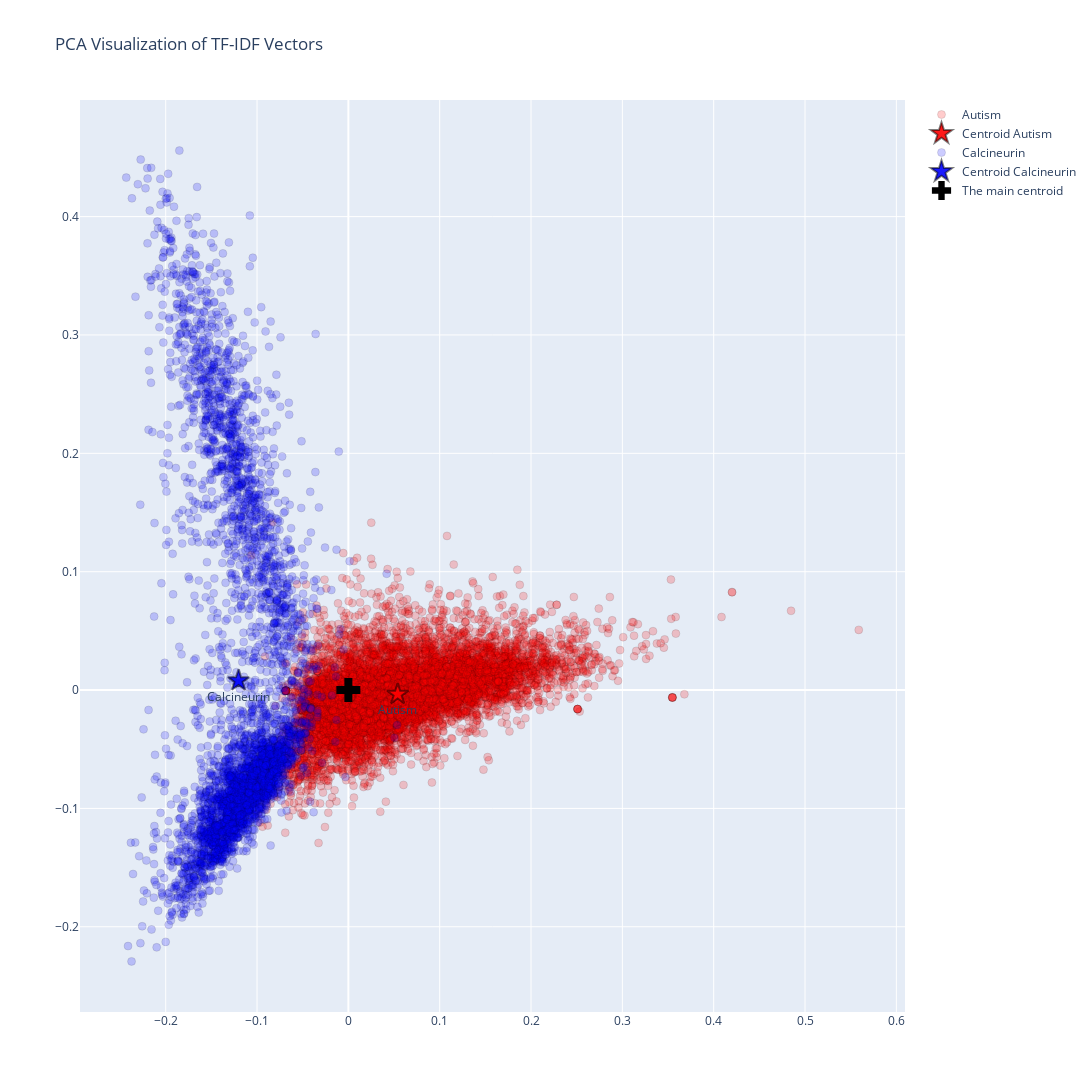

Notebook code for this chart:
### Code cell
visualize_tfidf_pca_interactive_3(ids_list, domains_list, tfidf_matrix, transpose = False, color_schema = 11)
#LBD_06_visualization.visualize_tfidf_pca_interactive(ids_list, domains_list, tfidf_matrix, transpose = False)

### Figure 1 — Plotly figure (JSON) as saved in the notebook; plotly's stock layout.template omitted (floating-point values rounded to 4 significant figures; data arrays with more than 128 entries replaced by an {"elided": "..."} marker saying what was removed)
{"data": [{"hovertext": {"elided": "9403 str values"}, "marker": {"color": "rgba(255, 0, 0, 0.2)", "line": {"color": "rgba(0, 0, 0, 0.1)", "width": 1}, "size": 8, "symbol": "circle"}, "mode": "markers+text", "name": "Autism", "text": "", "textposition": "bottom center", "type": "scatter", "x": {"elided": "9403 float values"}, "y": {"elided": "9403 float values"}}, {"hovertext": "Centroid of Autism", "marker": {"color": "rgba(255, 0, 0, 0.9)", "line": {"color": "rgba(0, 0, 0, 0.5)", "width": 2}, "size": 16, "symbol": "star"}, "mode": "markers+text", "name": "Centroid Autism", "text": "Autism", "textposition": "bottom center", "type": "scatter", "x": [0.05398], "y": [-0.003571]}, {"hovertext": {"elided": "4220 str values"}, "marker": {"color": "rgba(0, 0, 255, 0.2)", "line": {"color": "rgba(0, 0, 0, 0.1)", "width": 1}, "size": 8, "symbol": "circle"}, "mode": "markers+text", "name": "Calcineurin", "text": "", "textposition": "bottom center", "type": "scatter", "x": {"elided": "4220 float values"}, "y": {"elided": "4220 float values"}}, {"hovertext": "Centroid of Calcineurin", "marker": {"color": "rgba(0, 0, 255, 0.9)", "line": {"color": "rgba(0, 0, 0, 0.5)", "width": 2}, "size": 16, "symbol": "star"}, "mode": "markers+text", "name": "Centroid Calcineurin", "text": "Calcineurin", "textposition": "bottom center", "type": "scatter", "x": [-0.1203], "y": [0.007956]}, {"hovertext": ["The main centroid"], "marker": {"color": "black", "size": 20, "symbol": "cross"}, "mode": "markers", "name": "The main centroid", "type": "scatter", "x": [-2.453e-16], "y": [2.184e-17]}], "layout": {"height": 1100, "hovermode": "closest", "showlegend": true, "title": {"text": "PCA Visualization of TF-IDF Vectors"}, "width": 1100}}
